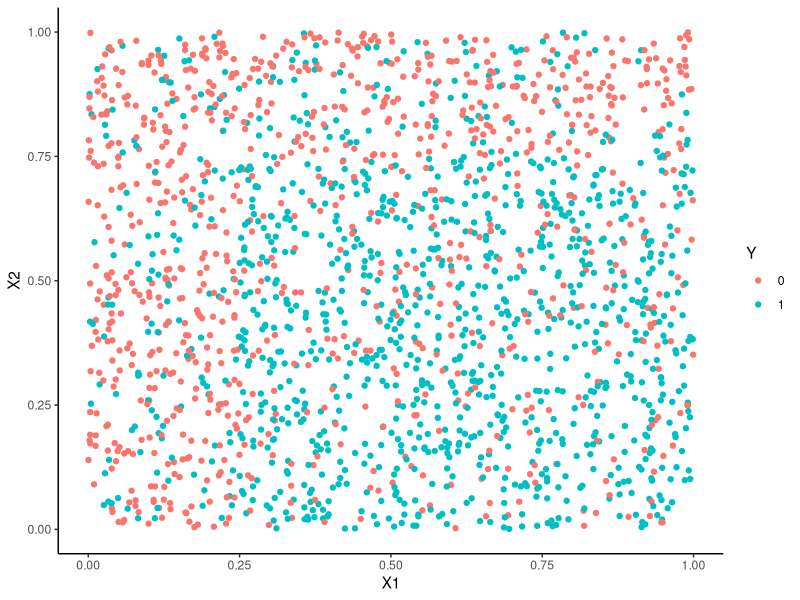

Reproduce this figure in R.
# ---
# jupyter:
#   jupytext:
#     cell_metadata_filter: echo,warning,message,-all
#     formats: R:light,notebooks//ipynb
#     text_representation:
#       extension: .R
#       format_name: light
#       format_version: '1.5'
#       jupytext_version: 1.6.0
#   kernelspec:
#     display_name: R
#     language: R
#     name: ir
# ---

# # Exemple R

options(jupyter.plot_mimetypes = c("text/plain", "image/png" )) 

# + echo=true
n <- 2000
seuil <- 0.25
set.seed(1234)
X1 <- runif(n)
X2 <- runif(n)
U <- runif(n)
Y <- rep(0,n)
Y[X1<=0.25 & U<=seuil] <- 1
Y[X1>0.25 & X2>=0.75 & U<=seuil] <- 1
Y[X1>0.25 & X2<0.75 & U>seuil] <- 1
#plot(X1,X2,col=Y+1)
donnees <- data.frame(X1,X2,Y)
donnees$Y <- as.factor(donnees$Y)
indapp <- 1:1500
dapp <- donnees[indapp,]
dtest <- donnees[-indapp,]


# + message=false warning=false
library(ggplot2)
ggplot(donnees)+aes(x=X1,y=X2,color=Y)+geom_point()+theme_classic()
